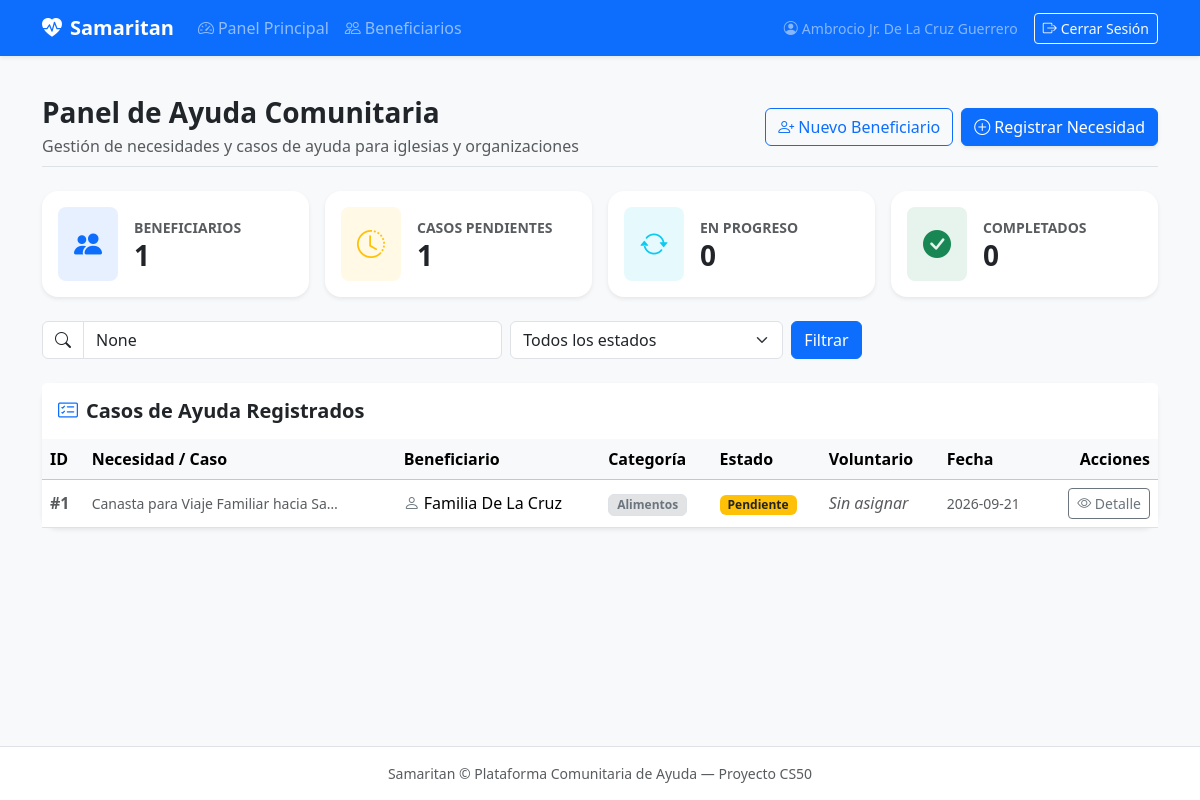
Page / (signed in) on the earlier database version.
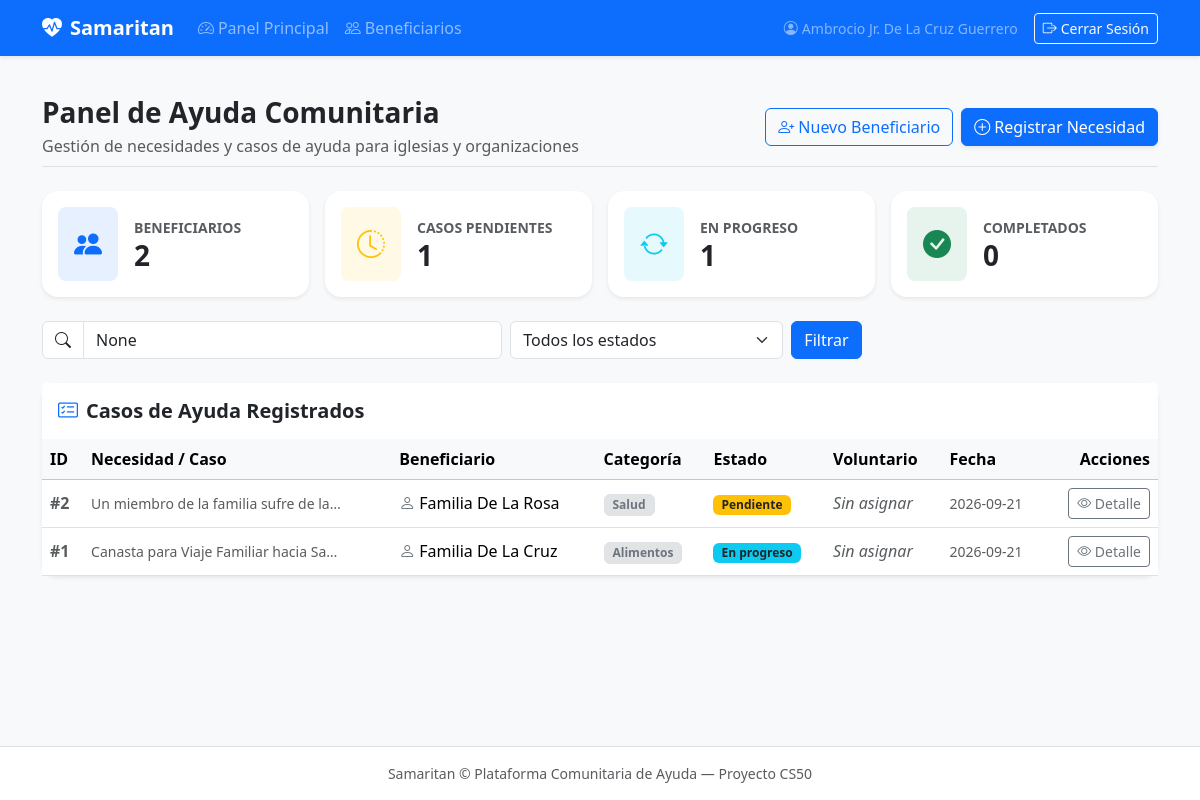
Same page on the later database version.
### tables this page shows
CREATE TABLE cases (
    id INTEGER PRIMARY KEY AUTOINCREMENT,
    beneficiary_id INTEGER NOT NULL,
    case_type TEXT NOT NULL,
    category TEXT NOT NULL,
    status TEXT NOT NULL DEFAULT 'pending',
    volunteer_id INTEGER,
    description TEXT,
    created_at TIMESTAMP DEFAULT CURRENT_TIMESTAMP,
    FOREIGN KEY (beneficiary_id) REFERENCES beneficiaries(id) ON DELETE CASCADE,
    FOREIGN KEY (volunteer_id) REFERENCES users (id) ON DELETE SET NULL
);

CREATE TABLE beneficiaries (
    id INTEGER PRIMARY KEY AUTOINCREMENT,
    name TEXT NOT NULL,
    phone TEXT,
    location TEXT,
    household_size INTEGER DEFAULT 1,
    notes TEXT,
    created_at TIMESTAMP DEFAULT CURRENT_TIMESTAMP
);

### app.py (the view)
@app.route("/")
@login_required
def index():
  with get_db() as conn:
    total_beneficiaries = conn.execute("SELECT COUNT(*) FROM beneficiaries;").fetchone()[0]
    pending_cases = conn.execute("SELECT COUNT(*) FROM cases WHERE status = 'pending';").fetchone()[0]
    in_progress_cases = conn.execute("SELECT COUNT(*) FROM cases WHERE status = 'in_progress';").fetchone()[0]
    completed_cases = conn.execute("SELECT COUNT(*) FROM cases WHERE status = 'complete';").fetchone()[0]
    status_filter = request.args.get("status")
    search_query = request.args.get("q")
    base_query ="""
      SELECT c.id, c.case_type, c.category, c.description, c.status, c.created_at,
      b.name AS beneficiary_name
      FROM cases c
      JOIN beneficiaries b ON c.beneficiary_id = b.id
    """
    where_clauses = []
    params = []
    if status_filter:
      where_clauses.append("c.status = ?")
      params.append(status_filter)
    if search_query:
      where_clauses.append("(c.description LIKE ? OR b.name LIKE ?)")
      params.extend([f"%{search_query}%", f"%{search_query}%"])
    if where_clauses:
      base_query += " WHERE " + " AND ".join(where_clauses)
    base_query += " ORDER BY c.created_at DESC;"
    with get_db() as conn:
      cases = conn.execute(base_query, params).fetchall()
  return render_template(
    "index.html",
    total_beneficiaries=total_beneficiaries,
    pending_cases=pending_cases,
    in_progress_cases=in_progress_cases,
    completed_cases=completed_cases,
    cases=cases,
    selected_status=status_filter,
    search_query=search_query
  )

### app.py (called while the page is built)
@app.after_request
def after_request(response):
    response.headers["Cache-Control"] = "no-cache, no-store, must-revalidate"
    response.headers["Expires"] = 0
    response.headers["Pragma"] = "no-cache"
    return response

### db.py (called while the page is built)
def get_db():
  if "db" not in g:
    g.db = sqlite3.connect(
      current_app.config["DATABASE"],
      detect_types=sqlite3.PARSE_DECLTYPES
    )
    g.db.row_factory = sqlite3.Row
  return g.db

def login_required(f):
  @wraps(f)
  def wrapper(*args, **kwargs):
    if session.get("user_id") is None:
      return redirect("/login")
    return f(*args, **kwargs)
  return wrapper

### templates/index.html (shortened to what this page needs)
{% extends "layout.html" %}
{% block main %}
<div class="d-flex flex-column flex-md-row justify-content-between align-items-md-center mb-4 pb-2 border-bottom">
    <div>
        <h1 class="h3 fw-bold mb-1">Panel de Ayuda Comunitaria</h1>
        <p class="text-muted mb-0">Gestión de necesidades y casos de ayuda para iglesias y organizaciones</p>
    </div>
    <div class="mt-3 mt-md-0 d-flex gap-2">
        <a href="/beneficiaries" class="btn btn-outline-primary">
            <i class="bi bi-person-plus me-1"></i>Nuevo Beneficiario
        </a>
        <a href="/cases/new" class="btn btn-primary shadow-sm">
            <i class="bi bi-plus-circle me-1"></i>Registrar Necesidad
        </a>
    </div>
</div>
<div class="row g-3 mb-4">
    <div class="col-12 col-sm-6 col-lg-3">
        <div class="card border-0 shadow-sm rounded-4 h-100 bg-white">
            <div class="card-body p-3 d-flex align-items-center">
                <div class="rounded-3 bg-primary bg-opacity-10 text-primary p-3 me-3 fs-3">
                    <i class="bi bi-people-fill"></i>
                </div>
                <div>
                    <span class="text-muted small fw-semibold text-uppercase">Beneficiarios</span>
                    <h3 class="fw-bold mb-0">{{ total_beneficiaries }}</h3>
                </div>
            </div>
        </div>
    </div>
    <div class="col-12 col-sm-6 col-lg-3">
        <div class="card border-0 shadow-sm rounded-4 h-100 bg-white">
            <div class="card-body p-3 d-flex align-items-center">
                <div class="rounded-3 bg-warning bg-opacity-10 text-warning p-3 me-3 fs-3">
                    <i class="bi bi-clock-history"></i>
                </div>
                <div>
                    <span class="text-muted small fw-semibold text-uppercase">Casos Pendientes</span>
                    <h3 class="fw-bold mb-0">{{ pending_cases }}</h3>
                </div>
            </div>
        </div>
    </div>
    <div class="col-12 col-sm-6 col-lg-3">
        <div class="card border-0 shadow-sm rounded-4 h-100 bg-white">
            <div class="card-body p-3 d-flex align-items-center">
                <div class="rounded-3 bg-info bg-opacity-10 text-info p-3 me-3 fs-3">
                    <i class="bi bi-arrow-repeat"></i>
                </div>
                <div>
                    <span class="text-muted small fw-semibold text-uppercase">En Progreso</span>
                    <h3 class="fw-bold mb-0">{{ in_progress_cases }}</h3>
                </div>
            </div>
        </div>
    </div>
    <div class="col-12 col-sm-6 col-lg-3">
        <div class="card border-0 shadow-sm rounded-4 h-100 bg-white">
            <div class="card-body p-3 d-flex align-items-center">
                <div class="rounded-3 bg-success bg-opacity-10 text-success p-3 me-3 fs-3">
                    <i class="bi bi-check-circle-fill"></i>
                </div>
                <div>
                    <span class="text-muted small fw-semibold text-uppercase">Completados</span>
                    <h3 class="fw-bold mb-0">{{ completed_cases }}</h3>
                </div>
            </div>
        </div>
    </div>
</div>
<form method="get" action="/" class="mb-4">
    <div class="row g-2 align-items-center">
        <div class="col-12 col-md-6 col-lg-5">
            <div class="input-group">
                <span class="input-group-text bg-white"><i class="bi bi-search"></i></span>
                <input type="text" class="form-control" name="q" placeholder="Buscar por título, beneficiario o categoría..." value="{{ search_query }}">
            </div>
        </div>
        <div class="col-12 col-md-4 col-lg-3">
            <select name="status" class="form-select">
                <option value="">Todos los estados</option>
            </select>
        </div>
        <div class="col-12 col-md-auto d-flex gap-2">
            <button class="btn btn-primary" type="submit">Filtrar</button>
        </div>
    </div>
</form>
<div class="card border-0 shadow-sm rounded-4">
    <div class="card-header bg-white py-3 border-0 d-flex justify-content-between align-items-center">
        <h5 class="fw-bold mb-0"><i class="bi bi-card-checklist me-2 text-primary"></i>Casos de Ayuda Registrados</h5>
    </div>
    <div class="table-responsive">
        <table class="table table-hover align-middle mb-0">
            <thead class="table-light">
                <tr>
                    <th scope="col">ID</th>
                    <th scope="col">Necesidad / Caso</th>
                    <th scope="col">Beneficiario</th>
                    <th scope="col">Categoría</th>
                    <th scope="col">Estado</th>
                    <th scope="col">Voluntario</th>
                    <th scope="col">Fecha</th>
                    <th scope="col" class="text-end">Acciones</th>
                </tr>
            </thead>
            <tbody>
                {% if cases %}
                    {% for case in cases %}
                        <tr>
                            <td class="text-muted fw-semibold">#{{ case.id }}</td>
                            <td>
                                {% if case.description %}
                                    <p class="small text-muted mb-0 text-truncate" style="max-width: 250px;">{{ case.description }}</p>
                                {% endif %}
                            </td>
                            <td>
                                <i class="bi bi-person me-1 text-secondary"></i>{{ case.beneficiary_name }}
                            </td>
                            <td>
                                <span class="badge bg-secondary-subtle text-secondary border px-2 py-1">
                                    {{ case.category }}
                                </span>
                            </td>
                            <td>
                                {% if case.status == 'pending' %}
                                    <span class="badge bg-warning text-dark px-2 py-1">Pendiente</span>
                                {% elif case.status == 'in_progress' %}
                                    <span class="badge bg-info text-dark px-2 py-1">En progreso</span>
                                {% else %}
                                    <span class="badge bg-success px-2 py-1">Completado</span>
                                {% endif %}
                            </td>
                            <td>
                                {{ case.volunteer_name if case.volunteer_name else '<span class="text-muted fst-italic">Sin asignar</span>' | safe }}
                            </td>
                            <td class="small text-muted">{{ case.created_at.strftime('%Y-%m-%d') }}</td>
                            <td class="text-end">
                                <a href="/cases/{{ case.id }}" class="btn btn-outline-secondary btn-sm">
                                    <i class="bi bi-eye"></i> Detalle
                                </a>
                            </td>
                        </tr>
                    {% endfor %}
                {% endif %}
            </tbody>
        </table>
    </div>
</div>
{% endblock %}

### templates/layout.html (shortened to what this page needs)
<!DOCTYPE html>
<html lang="en">
<head>
  <link href="https://cdn.jsdelivr.net/npm/bootstrap@5.3.3/dist/css/bootstrap.min.css" rel="stylesheet">
  <link href="https://cdn.jsdelivr.net/npm/bootstrap-icons@1.11.3/font/bootstrap-icons.min.css" rel="stylesheet">
</head>
<body class="bg-light d-flex flex-column min-vh-100">
    <nav class="navbar navbar-expand-lg navbar-dark bg-primary shadow-sm">
        <div class="container">
            <a class="navbar-brand fw-bold" href="/">
                <i class="bi bi-heart-pulse-fill me-2"></i>Samaritan
            </a>
            <div class="collapse navbar-collapse" id="navbarMain">
                {% if session["user_id"] %}
                    <ul class="navbar-nav me-auto mb-2 mb-lg-0">
                        <li class="nav-item">
                            <a class="nav-link" href="/"><i class="bi bi-speedometer2 me-1"></i>Panel Principal</a>
                        </li>
                        <li class="nav-item">
                            <a class="nav-link" href="/beneficiaries"><i class="bi bi-people me-1"></i>Beneficiarios</a>
                        </li>
                    </ul>
                    <ul class="navbar-nav ms-auto mb-2 mb-lg-0 align-items-center">
                        <li class="nav-item me-3 text-white-50 small">
                            <i class="bi bi-person-circle me-1"></i>{{ session.get("user_name", "Voluntario") }}
                        </li>
                        <li class="nav-item">
                            <form action="/logout" method="post">
                                <button type="submit" class="btn btn-outline-light btn-sm"><i class="bi bi-box-arrow-right me-1"></i>Cerrar Sesión</button>
                            </form>
                        </li>
                    </ul>
                {% endif %}
            </div>
        </div>
    </nav>
    <main class="container py-4 flex-grow-1">
        {% block main %}{% endblock %}
    </main>
    <footer class="bg-white border-top py-3 mt-auto text-center text-muted small">
        <div class="container">
            Samaritan &copy; Plataforma Comunitaria de Ayuda — Proyecto CS50
        </div>
    </footer>
</body>
</html>

Differences in the rows shown:
added cases: id "2", description "Un miembro de la familia sufre de la…", beneficiary_name "Familia De La Rosa", category "Salud", status "Pendiente", volunteer_name "Sin asignar", created_at "2026-09-21"
changed cases "Alimentos": status "Pendiente" → "En progreso"
Other differences:
{{ total_beneficiaries }}: "1" → "2"
{{ in_progress_cases }}: "0" → "1"
